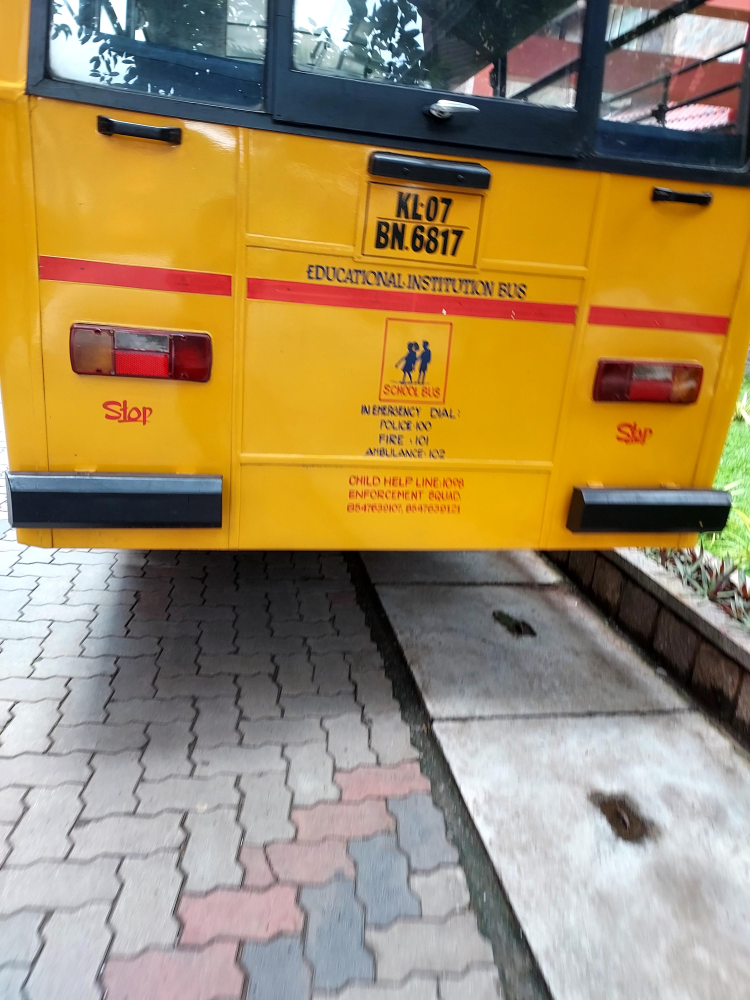
#> input picture Used Images/20230614_151016ll.jpg, 3000 x 4000 px, found by its file name (shown at 1/4 size)
$ jupyter execute --allow-errors 'Number Plate Detection of vehicles.ipynb'   (shell and % lines are left out)   (older library calls are emulated)
#> lines starting #> are read from the running program, lines starting #| are printed output that depends on the picture; pictures that were not available may be replaced by others from this repository, and a replacement may not be noted
# DATA COLLECTION

[cell 1]
# Mount Drive
from google.colab import drive
drive.mount('/content/drive')

# Correct dataset path (with leading space)
dataset_zip = "/content/drive/MyDrive/ NumberPlate Datset with annotation.zip"
extract_path = "/content/data"

# Create extract folder
import os
os.makedirs(extract_path, exist_ok=True)

# Unzip safely

# List extracted structure

[cell 2]
import os, shutil, random


raw_img_dir = "/content/data/images/images"
raw_lbl_dir = "/content/data/yolo_labels"
yolo_dataset = "/content/yolo_dataset"


if os.path.exists(yolo_dataset):
    shutil.rmtree(yolo_dataset)
os.makedirs(f"{yolo_dataset}/images/train", exist_ok=True)
os.makedirs(f"{yolo_dataset}/labels/train", exist_ok=True)
os.makedirs(f"{yolo_dataset}/images/val", exist_ok=True)
os.makedirs(f"{yolo_dataset}/labels/val", exist_ok=True)

all_imgs = [f for f in os.listdir(raw_img_dir) if f.lower().endswith(('.jpg','.png','.jpeg'))]
print("Total images found:", len(all_imgs))

random.shuffle(all_imgs)
split = int(0.8 * len(all_imgs))   # 80% train, 20% val
train_imgs, val_imgs = all_imgs[:split], all_imgs[split:]


for img in train_imgs:
    shutil.copy(os.path.join(raw_img_dir, img), f"{yolo_dataset}/images/train/")
    lbl = os.path.splitext(img)[0] + ".txt"
    if os.path.exists(os.path.join(raw_lbl_dir, lbl)):
        shutil.copy(os.path.join(raw_lbl_dir, lbl), f"{yolo_dataset}/labels/train/")


for img in val_imgs:
    shutil.copy(os.path.join(raw_img_dir, img), f"{yolo_dataset}/images/val/")
    lbl = os.path.splitext(img)[0] + ".txt"
    if os.path.exists(os.path.join(raw_lbl_dir, lbl)):
        shutil.copy(os.path.join(raw_lbl_dir, lbl), f"{yolo_dataset}/labels/val/")

print(" Dataset restructured")
print("Train images:", len(os.listdir(f'{yolo_dataset}/images/train')))
print("Val images:", len(os.listdir(f'{yolo_dataset}/images/val')))

[cell 3]
import os, cv2, matplotlib.pyplot as plt

# Correct paths
image_dir = "/content/data/images/images"
label_dir = "/content/data/yolo_labels"

# Pick one sample image
sample_img = os.path.join(image_dir, os.listdir(image_dir)[0])
#> (the rest of this cell did not finish here and is left out)

# PREPROCESSING

[cell 4]
#Image Resizing & Normalization

import cv2, os

input_dir = "/content/yolo_dataset/images/train"
output_dir = "/content/preprocessed/train"
os.makedirs(output_dir, exist_ok=True)

for img_name in os.listdir(input_dir):
    img = cv2.imread(os.path.join(input_dir, img_name))
#> img is the input picture: shape (4000, 3000, 3); mean B, G, R 97.4, 138.3, 160.3
    if img is None:
        continue
    resized = cv2.resize(img, (640, 640))
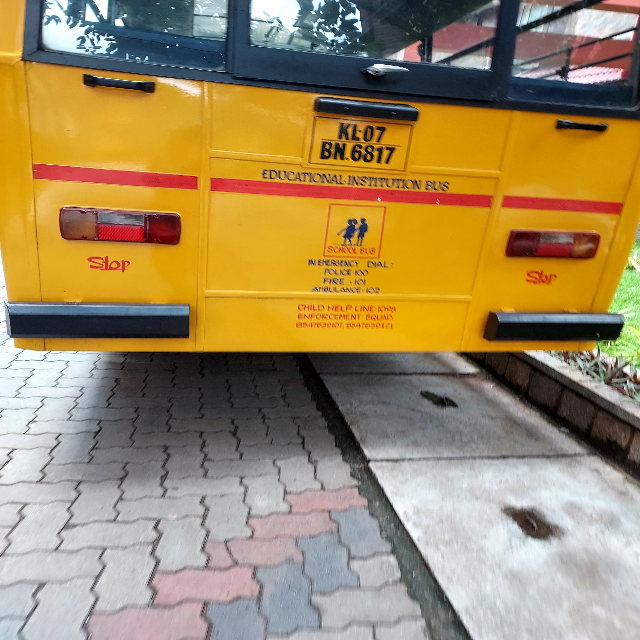
#> resized: shape (640, 640, 3); mean B, G, R 97.3, 138.2, 160.2
    norm = resized / 255.0   # normalization
    cv2.imwrite(os.path.join(output_dir, img_name), (norm*255).astype("uint8"))

print(" Resized & normalized images saved in:", output_dir)

[cell 5]
# Data Augmentation
import albumentations as A
import cv2
from matplotlib import pyplot as plt

#> (the rest of this cell did not finish here and is left out)

[cell 6]
# Filtering Poor-Quality Images

import numpy as np

def is_poor_quality(img_path, blur_thresh=100, min_size=200):
#> called with blur_thresh = 100, min_size = 200
    img = cv2.imread(img_path, cv2.IMREAD_GRAYSCALE)
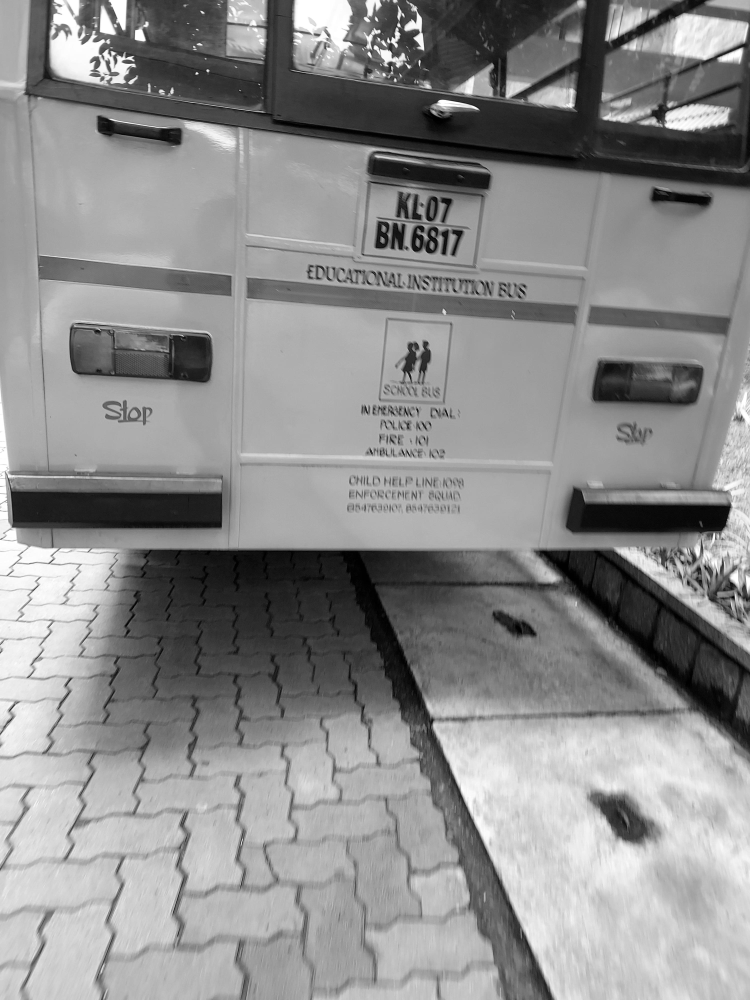
#> img: shape (4000, 3000) (shown at 1/4 size); min 0, max 255, mean 140.2
    if img is None:
        return True

    # Blur detection (variance of Laplacian)
    blur_val = cv2.Laplacian(img, cv2.CV_64F).var()
#> blur_val = 40.27
    if blur_val < blur_thresh:
        return True

    # Resolution check
    h, w = img.shape
    if h < min_size or w < min_size:
        return True

    return False

bad_images = []
for img_name in os.listdir(input_dir):
    img_path = os.path.join(input_dir, img_name)
    if is_poor_quality(img_path):
        bad_images.append(img_name)

print(f" Found {len(bad_images)} poor-quality images")
print("Examples:", bad_images[:5])

# Exploratory Data Analysis (EDA)

[cell 7]
# Dataset Composition

import os

train_imgs = len(os.listdir("/content/yolo_dataset/images/train"))
val_imgs = len(os.listdir("/content/yolo_dataset/images/val"))
train_lbls = len(os.listdir("/content/yolo_dataset/labels/train"))
val_lbls = len(os.listdir("/content/yolo_dataset/labels/val"))

print(f"Train Images: {train_imgs}, Train Labels: {train_lbls}")
print(f"Val Images: {val_imgs}, Val Labels: {val_lbls}")

[cell 8]
# Bounding Box Distribution

import matplotlib.pyplot as plt

box_sizes = []
lbl_dir = "/content/yolo_dataset/labels/train"
#> (the rest of this cell did not finish here and is left out)

[cell 9]
# Lighting Conditions & Weather Variability

import cv2, numpy as np

brightness_vals = []
img_dir = "/content/yolo_dataset/images/train"
for f in os.listdir(img_dir)[:200]:  # sample 200 for speed
    img = cv2.imread(os.path.join(img_dir, f), cv2.IMREAD_GRAYSCALE)
    if img is not None:
        brightness_vals.append(np.mean(img))

plt.hist(brightness_vals, bins=30)
plt.title("Brightness Distribution (Lighting Diversity)")
plt.xlabel("Mean pixel value (0-255)")
plt.ylabel("Image count")
plt.show()
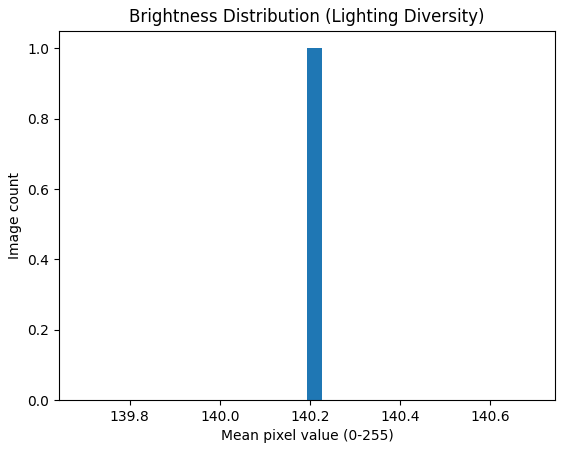
#> figure drawn by matplotlib, 1 panel; tallest bar 1 high, from x = 140.2 to 140.2

[cell 10]
# Augmentation Effects
import albumentations as A
import cv2, os, shutil
from tqdm import tqdm
IMG_DIR = "/content/yolo_dataset/images/train"
LBL_DIR = "/content/yolo_dataset/labels/train"


OUT_IMG_DIR = "/content/yolo_augmented/images/train"
OUT_LBL_DIR = "/content/yolo_augmented/labels/train"

os.makedirs(OUT_IMG_DIR, exist_ok=True)
os.makedirs(OUT_LBL_DIR, exist_ok=True)


#> (the rest of this cell did not finish here and is left out)

[cell 11]
# Merge+split
import os, shutil, random


orig_root = "/content/yolo_dataset"
aug_root  = "/content/yolo_augmented"
final_root = "/content/yolo_dataset_final"


for sub in ["images/train", "images/val", "labels/train", "labels/val"]:
    os.makedirs(os.path.join(final_root, sub), exist_ok=True)

def copy_files(src_img_dir, src_lbl_dir, dest_img_dir, dest_lbl_dir):
    if not os.path.exists(src_img_dir): return
    for img in os.listdir(src_img_dir):
        if not (img.endswith(".jpg") or img.endswith(".png")):
            continue
        lbl = img.rsplit(".",1)[0] + ".txt"
        shutil.copy(os.path.join(src_img_dir, img), os.path.join(dest_img_dir, img))
        if os.path.exists(os.path.join(src_lbl_dir, lbl)):
            shutil.copy(os.path.join(src_lbl_dir, lbl), os.path.join(dest_lbl_dir, lbl))


copy_files(os.path.join(orig_root, "images/train"), os.path.join(orig_root, "labels/train"),
           os.path.join(final_root, "images/train"), os.path.join(final_root, "labels/train"))
copy_files(os.path.join(orig_root, "images/val"), os.path.join(orig_root, "labels/val"),
           os.path.join(final_root, "images/train"), os.path.join(final_root, "labels/train"))  # put val together for resplit


copy_files(os.path.join(aug_root, "images/train"), os.path.join(aug_root, "labels/train"),
           os.path.join(final_root, "images/train"), os.path.join(final_root, "labels/train"))

print(" Original + Augmented merged into", final_root)


train_img_dir = os.path.join(final_root, "images/train")
val_img_dir   = os.path.join(final_root, "images/val")
train_lbl_dir = os.path.join(final_root, "labels/train")
val_lbl_dir   = os.path.join(final_root, "labels/val")


all_imgs = os.listdir(train_img_dir)

if len(all_imgs) < 2:
    print(f" Not enough images to split! Found only {len(all_imgs)} images in train.")
    print(" Keeping everything in train (no validation set).")
else:
    val_count = max(1, int(len(all_imgs) * 0.2))  # 20% validation
    val_count = min(len(all_imgs)-1, val_count)   # ensure not larger than population
    val_samples = random.sample(all_imgs, val_count)

    for img in val_samples:
        shutil.move(os.path.join(train_img_dir, img), os.path.join(val_img_dir, img))
        lbl = img.rsplit(".",1)[0] + ".txt"
        if os.path.exists(os.path.join(train_lbl_dir, lbl)):
            shutil.move(os.path.join(train_lbl_dir, lbl), os.path.join(val_lbl_dir, lbl))

print(" Final dataset split complete")
print("Train images:", len(os.listdir(train_img_dir)))
print("Val images:", len(os.listdir(val_img_dir)))

$ run again, on Used Images/20230614_151233ll.jpg
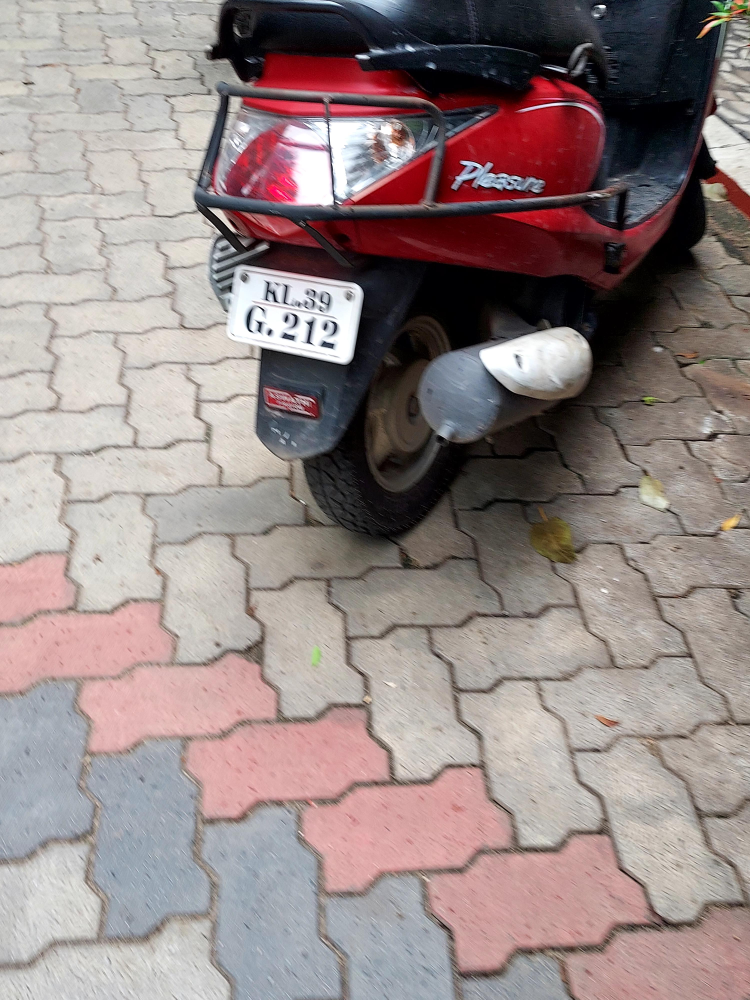
#> input picture Used Images/20230614_151233ll.jpg, 3000 x 4000 px, found by its file name (shown at 1/4 size)
#> img is the input picture: shape (4000, 3000, 3); mean B, G, R 133.4, 134.5, 148.9
#> in is_poor_quality, `img = cv2.imread(img_path, cv2.IMREAD_GRAYSCALE)`:
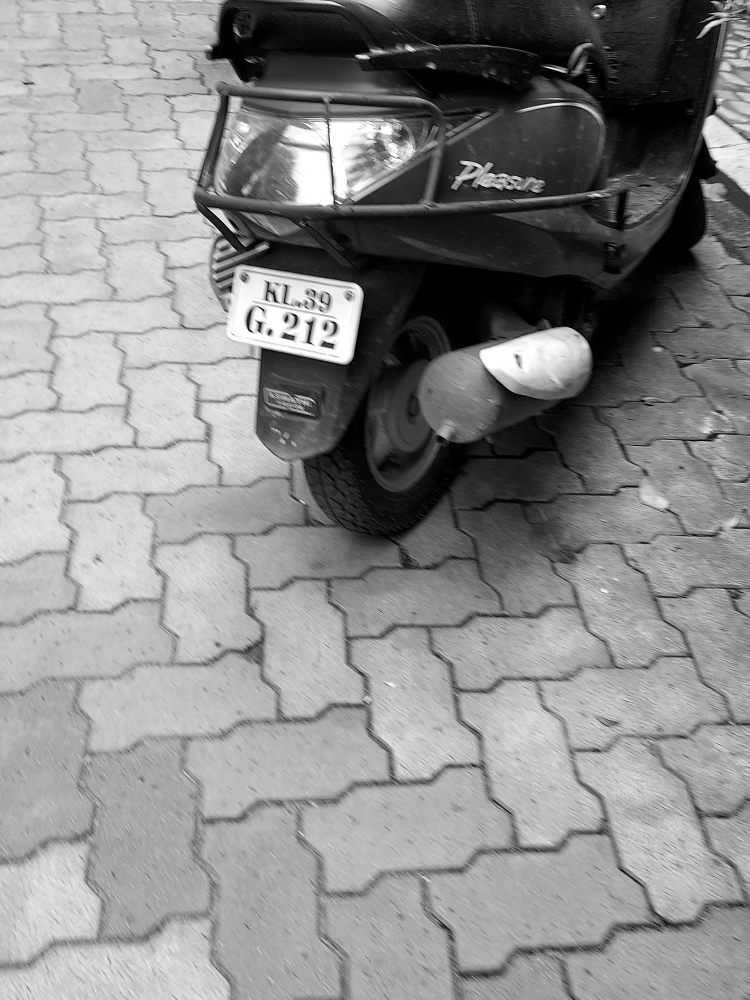
#> img: shape (4000, 3000) (shown at 1/4 size); min 0, max 255, mean 138.7
#> blur_val = 67.16
#> `plt.show()`:
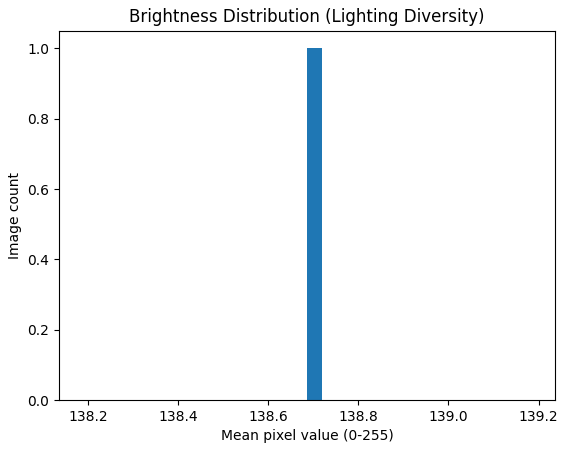
#> figure drawn by matplotlib, 1 panel; tallest bar 1 high, from x = 138.7 to 138.7

$ run again, on Used Images/20230614_151238ll.jpg
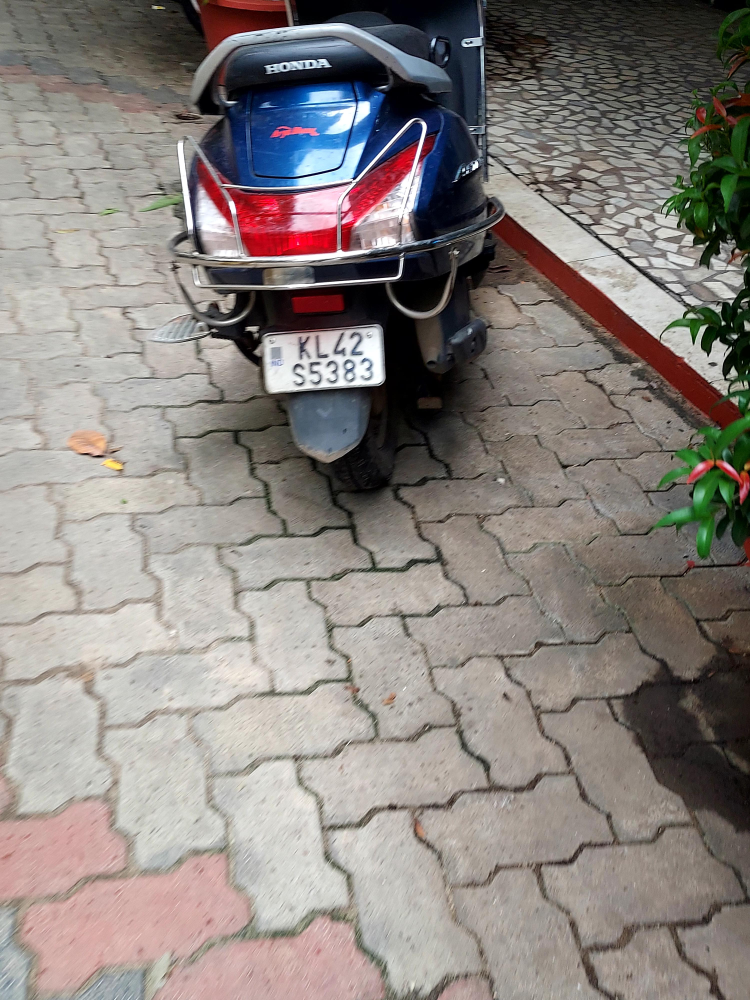
#> input picture Used Images/20230614_151238ll.jpg, 3000 x 4000 px, found by its file name (shown at 1/4 size)
#> img is the input picture: shape (4000, 3000, 3); mean B, G, R 126.9, 130.9, 137.7
#> in is_poor_quality, `img = cv2.imread(img_path, cv2.IMREAD_GRAYSCALE)`:
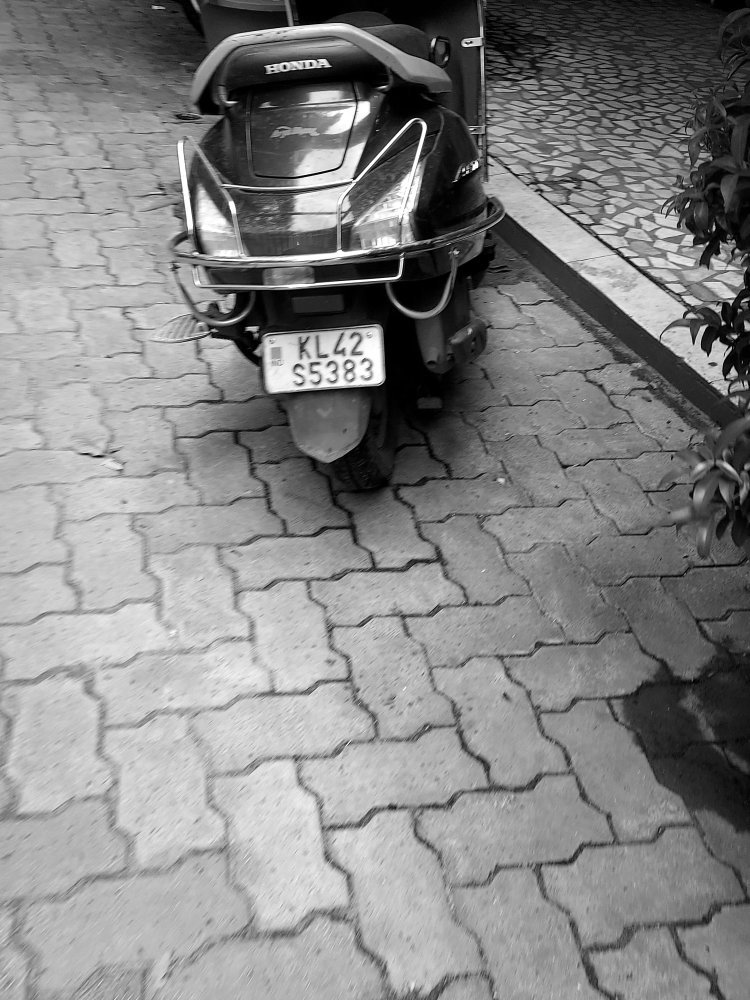
#> img: shape (4000, 3000) (shown at 1/4 size); min 0, max 255, mean 132.5
#> blur_val = 86.02
#> `plt.show()`:
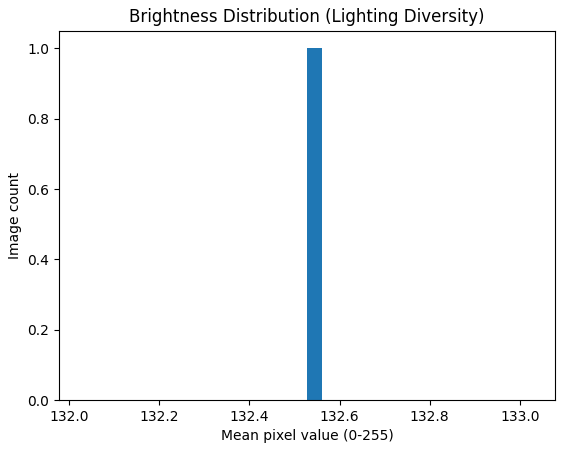
#> figure drawn by matplotlib, 1 panel; tallest bar 1 high, from x = 132.5 to 132.6
